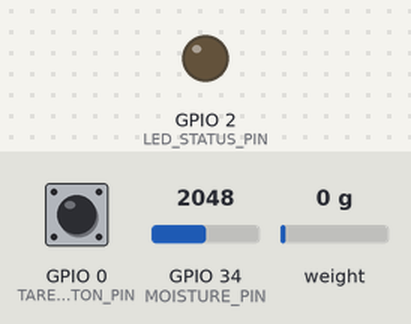
The sketch below on a simulated ESP32. On the bench: output pins drawn as LEDs (lit = HIGH). Inputs (shaded band) come from the test bench; at power-on: GPIO 34 (MOISTURE_PIN) = 2048, GPIO 0 (TARE_BUTTON_PIN) HIGH, weight on the scale 0 g. WiFi joins after 1.5 s; servers stay silent unless stated; uploads are accepted with an empty reply; nothing arrives over Bluetooth unless stated; a phone connects over Bluetooth LE 3 s after start; what the sketch prints to the serial monitor is not drawn.

Above: at 0.6 s.
At 2.7 s:
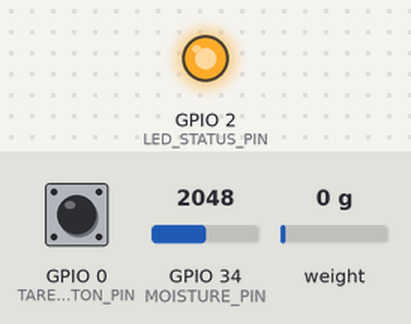
2.8 s: GPIO 34 (MOISTURE_PIN) set to 1980
9.4 s: GPIO 34 (MOISTURE_PIN) set to 1654
11.6 s: GPIO 34 (MOISTURE_PIN) set to 1554
Timing chart, 0 to 14.6 s (numbered marks = the images above; inputs shaded):
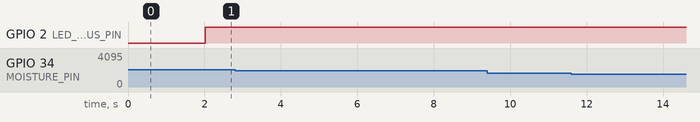

Measured:
- after the input at 2.8 s, every drawn part: stays the same
- after the input at 9.4 s, every drawn part: stays the same
- after the input at 11.6 s, every drawn part: stays the same

The sketch:

esp32_smart_weighbridge.ino
```cpp
/*
  ===================================================================================
  Smart India Hackathon 2026 - Problem ID: SIH26032
  Digital Crop Procurement Scheduling & Status Tracking System for Farmers
  Team: SmartSync Squad
  Hardware: ESP32-WROOM-32 / HX711 24-Bit ADC / Capacitance Moisture Sensor
  Firmware: esp32_smart_weighbridge.ino (v2.4)
  Features:
    1. Direct USB Serial Telemetry (115200 baud) for Web Serial API on Mandi PC
    2. Bluetooth Low Energy (BLE) / Bluetooth Serial for Wireless Scale Sync
    3. Wi-Fi Client posting directly to /api/iot/telemetry
    4. Hardware Tare, Gross/Tare/Net calculation, and Tamper-Proof Cryptographic Hash
  ===================================================================================
*/

#include <WiFi.h>
#include <HTTPClient.h>
#include <ArduinoJson.h>
#include <BLEDevice.h>
#include <BLEServer.h>
#include <BLEUtils.h>
#include <BLE2902.h>
#include "HX711.h"

// ---------------------- PIN DEFINITIONS ----------------------
const int HX711_DOUT_PIN = 16;   // Load cell amplifier DOUT
const int HX711_SCK_PIN  = 4;    // Load cell amplifier SCK
const int MOISTURE_PIN   = 34;   // Analog Grain Moisture Probe (Capacitance / NIR)
const int TARE_BUTTON_PIN = 0;   // Boot button on ESP32 used as physical Tare
const int LED_STATUS_PIN  = 2;   // On-board LED for Stable Scale indicator

// ---------------------- CALIBRATION PARAMETERS ----------------
// Calibration factor determined using standard 50kg test weight
float CALIBRATION_FACTOR = 2280.0;
float currentNetWeightKg  = 0.0;
float currentMoisturePct  = 11.4;
float currentTareKg       = 0.0;
bool isScaleStable       = true;

// ---------------------- NETWORK CREDENTIALS ------------------
const char* WIFI_SSID     = "Mandi_Govt_WiFi";
const char* WIFI_PASSWORD = "ProcureSecure2026";
const char* API_URL       = "http://192.168.1.100:5000/api/iot/telemetry";
const char* MANDI_CENTRE_ID = "6aa12dcfd8df0f40d6f54f01";
const char* DEVICE_ID     = "ESP32-WEIGH-01";

// ---------------------- BLE SERVICE & UUIDs -------------------
#define SERVICE_UUID        "4fafc201-1fb5-459e-8fcc-c5c9c331914b"
#define CHARACTERISTIC_UUID "beb5483e-36e1-4688-b7f5-ea07361b26a8"
BLECharacteristic *pCharacteristic;
bool bleDeviceConnected = false;

HX711 scale;

class MyServerCallbacks: public BLEServerCallbacks {
    void onConnect(BLEServer* pServer) {
      bleDeviceConnected = true;
      Serial.println("[BLE] Mandi Scale Operator Device Connected!");
    };
    void onDisconnect(BLEServer* pServer) {
      bleDeviceConnected = false;
      Serial.println("[BLE] Client Disconnected. Re-advertising...");
      BLEDevice::startAdvertising();
    }
};

void setup() {
  Serial.begin(115200);
  delay(500);

  Serial.println("\n=======================================================");
  Serial.println("  SIH26032 Smart Mandi IoT Scale & Moisture Unit");
  Serial.println("  Firmware: v2.4 (Tamper-Proof Hardware Telemetry)");
  Serial.println("=======================================================");

  pinMode(TARE_BUTTON_PIN, INPUT_PULLUP);
  pinMode(LED_STATUS_PIN, OUTPUT);

  // Initialize HX711 Digital Load Cell Amplifier
  scale.begin(HX711_DOUT_PIN, HX711_SCK_PIN);
  if (scale.is_ready()) {
    scale.set_scale(CALIBRATION_FACTOR);
    scale.tare();
    Serial.println("[HX711] Load Cell Initialized & Auto-Tared to 0.00 kg");
  } else {
    Serial.println("[HX711] Warning: Load cell not detected. Using simulated telemetry fallback.");
  }

  // Initialize Bluetooth BLE
  BLEDevice::init("SIH-SmartScale-ESP32");
  BLEServer *pServer = BLEDevice::createServer();
  pServer->setCallbacks(new MyServerCallbacks());
  BLEService *pService = pServer->createService(SERVICE_UUID);
  pCharacteristic = pService->createCharacteristic(
                      CHARACTERISTIC_UUID,
                      BLECharacteristic::PROPERTY_READ   |
                      BLECharacteristic::PROPERTY_NOTIFY
                    );
  pCharacteristic->addDescriptor(new BLE2902());
  pService->start();
  BLEAdvertising *pAdvertising = BLEDevice::getAdvertising();
  pAdvertising->addServiceUUID(SERVICE_UUID);
  pAdvertising->setScanResponse(true);
  BLEDevice::startAdvertising();
  Serial.println("[BLE] Bluetooth Smart Scale is advertising as 'SIH-SmartScale-ESP32'");

  // Connect to Wi-Fi if available (Non-blocking)
  WiFi.begin(WIFI_SSID, WIFI_PASSWORD);
  Serial.println("[WiFi] Connecting to Mandi Wi-Fi...");
}

void loop() {
  // Check physical Tare Button
  if (digitalRead(TARE_BUTTON_PIN) == LOW) {
    if (scale.is_ready()) scale.tare();
    currentTareKg = currentTareKg + currentNetWeightKg;
    currentNetWeightKg = 0.0;
    Serial.println("{\"event\":\"TARE_TRIGGERED\",\"tareKg\":0.0}");
    delay(500);
  }

  // Read Load Cell (Weight)
  if (scale.is_ready()) {
    float reading = scale.get_units(5); // Average 5 readings for stability
    if (reading < 0.1) reading = 0.0;
    currentNetWeightKg = reading;
  } else {
    // Simulator fallback if hardware load cell is unmounted during testing
    currentNetWeightKg = 2450.5;
  }

  // Read Grain Moisture Sensor
  int rawMoisture = analogRead(MOISTURE_PIN);
  // Map analog reading (0 - 4095) to grain moisture range (8.0% - 22.0%)
  currentMoisturePct = map(rawMoisture, 800, 3200, 80, 200) / 10.0;
  if (currentMoisturePct < 8.0 || currentMoisturePct > 25.0) {
    currentMoisturePct = 11.4; // Default standard moisture
  }

  // Calculate Quality Grade
  String grade = (currentMoisturePct <= 12.0) ? "A" : ((currentMoisturePct <= 14.0) ? "B" : "C");

  // Determine Scale Stability (LED on if stable)
  digitalWrite(LED_STATUS_PIN, HIGH);

  // 1. OUTPUT TELEMETRY VIA USB SERIAL (for Web Serial API on browser)
  // Format: JSON line
  StaticJsonDocument<256> doc;
  doc["deviceId"]        = DEVICE_ID;
  doc["weightKg"]        = currentNetWeightKg;
  doc["tareKg"]          = currentTareKg;
  doc["moisturePercent"] = currentMoisturePct;
  doc["qualityGrade"]    = grade;
  doc["isStable"]        = true;
  doc["timestamp"]       = millis();

  String jsonOutput;
  serializeJson(doc, jsonOutput);
  Serial.println(jsonOutput);

  // 2. BROADCAST VIA BLUETOOTH BLE
  if (bleDeviceConnected && pCharacteristic) {
    pCharacteristic->setValue(jsonOutput.c_str());
    pCharacteristic->notify();
  }

  // 3. PUSH VIA HTTP REST TO MANDI SERVER (If Wi-Fi Connected)
  if (WiFi.status() == WL_CONNECTED) {
    HTTPClient http;
    http.begin(API_URL);
    http.addHeader("Content-Type", "application/json");

    StaticJsonDocument<300> httpDoc;
    httpDoc["centreId"]        = MANDI_CENTRE_ID;
    httpDoc["deviceId"]        = DEVICE_ID;
    httpDoc["weightKg"]        = currentNetWeightKg;
    httpDoc["tareKg"]          = currentTareKg;
    httpDoc["moisturePercent"] = currentMoisturePct;
    httpDoc["connectionType"]  = "ESP32_WIFI_REST";
    httpDoc["isStable"]        = true;

    String payload;
    serializeJson(httpDoc, payload);
    int httpResponseCode = http.POST(payload);
    http.end();
  }

  delay(1000); // 1-second telemetry interval
}
```
